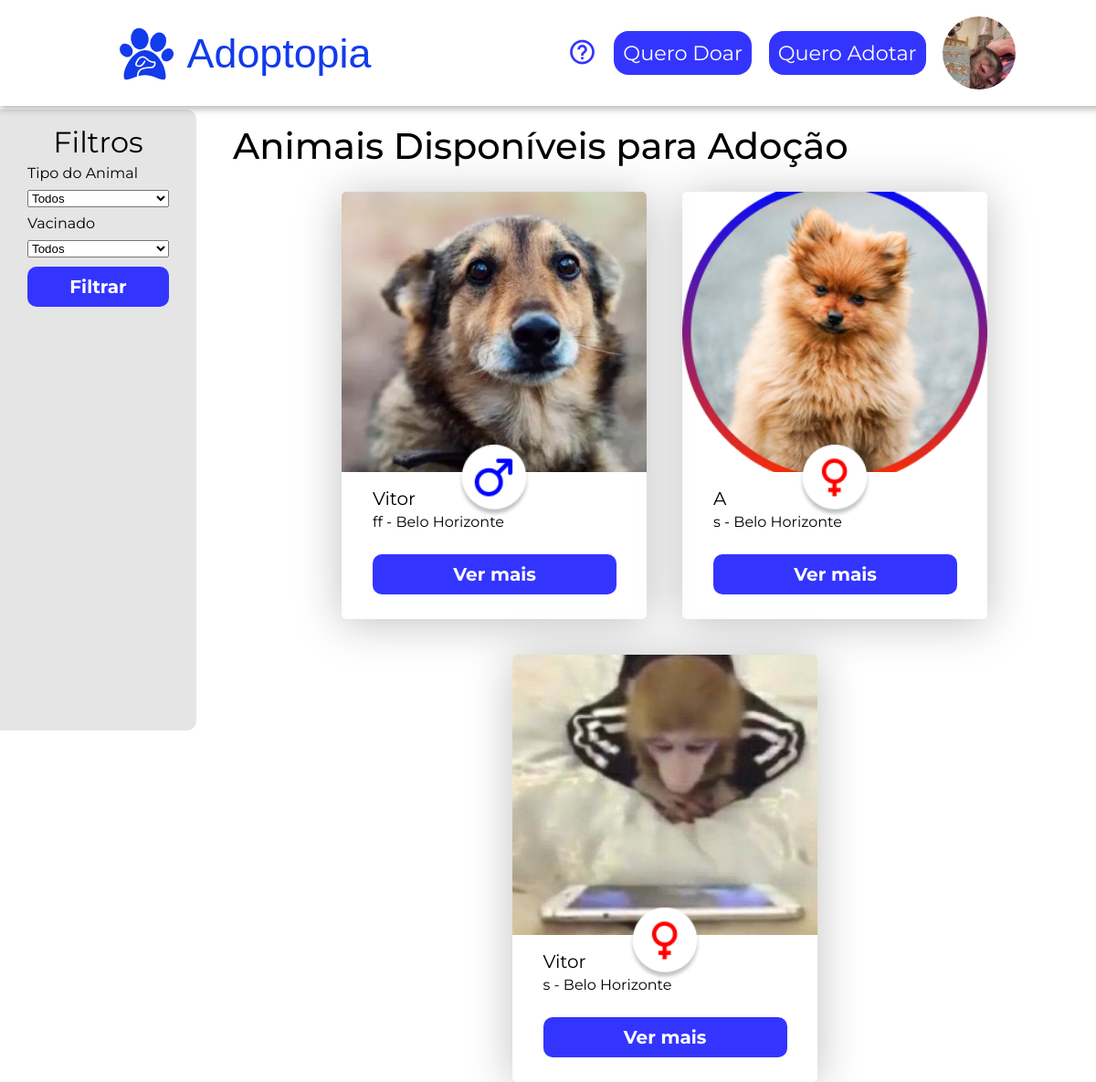
Page /quero-adotar.php (signed in) on the committed database.
### tables this page shows
CREATE TABLE `animais` (
  `id` int(11) NOT NULL,
  `id_usuario` int(11) NOT NULL,
  `nome_pet` varchar(100) NOT NULL,
  `idade` int(11) NOT NULL,
  `tipo_animal` varchar(255) NOT NULL,
  `raca` varchar(50) NOT NULL,
  `cor` varchar(20) NOT NULL,
  `porte` varchar(20) NOT NULL,
  `sexo` char(1) NOT NULL,
  `vacinado` char(1) NOT NULL,
  `castrado` char(1) NOT NULL,
  `patologia` varchar(200) NOT NULL,
  `bairro` text NOT NULL,
  `descricao` text NOT NULL,
  `data_cadastro` timestamp NOT NULL DEFAULT current_timestamp(),
  `imagem_pet` varchar(255) NOT NULL
);

CREATE TABLE `usuarios` (
  `id` int(11) NOT NULL,
  `nome` varchar(255) NOT NULL,
  `email` varchar(255) NOT NULL,
  `senha` varchar(255) NOT NULL,
  `estado` varchar(255) DEFAULT NULL,
  `cidade` varchar(255) DEFAULT NULL,
  `telefone` varchar(20) DEFAULT NULL,
  `data_nascimento` date DEFAULT NULL,
  `imagem` varchar(100) NOT NULL DEFAULT 'default.png'
);

### post-animal.php (the view, shortened to what this page needs)
<div class="post-animal flex-column">
    <img src="<?php echo $animal['imagem_pet'] ?>" alt="<?php echo $animal['nome_pet'] ?>" class="post-animal-img">
    <p class="post-animal-nome">
        <?php echo $animal['nome_pet'] ?>
    </p>
    <p class="post-animal-descricao">
        <?php echo $animal['bairro'] . " - " . $animal['cidade'] ?>
    </p>
    <img src="
                            <?php
                            if ($animal['sexo'] == 'M') {
                                echo "imgs/macho.png";
                            } else {
                                echo "imgs/femea.png";
                            }
                            ?>" alt="" class="post-animal-sexo">
    <button id="button-vermais" class="post-animal-button">Ver mais</button>
</div>

### quero-adotar.php (shortened to what this page needs)
<?php
include("conexao.php");
?>
<!DOCTYPE html>
<html lang="pt-BR">
<head>
    <?php include 'head.php' ?>
</head>
<body>
    <?php include 'header.php' ?>
    <main class="principal-quero-doar flex-row">
        <aside class="barra-lateral-filtros">
            <h1 class="titulo-filtros j-content flex-column align-itens">Filtros</h1>
            <form method="get" class="form-filtro flex-column">
                <label>Tipo do Animal</label>
                <select name="tipo-animal">
                    <option value="">Todos</option>
                </select>
                <label>Vacinado</label>
                <select name="vacinado">
                    <option value="">Todos</option>
                </select>
                <button class="filtrar-button" type="submit">Filtrar</button>
            </form>
        </aside>
        <div class="principal-conteudo-quedo-doar flex-column">
            <h2 class="titulos-paginas">Animais Disponíveis para Adoção</h2>
            <section class="animais-disponiveis flex-row j-content">
                <?php
                $sql = "SELECT * from
                animais as a
                left join usuarios as u on (a.id_usuario = u.id)";
                $stmt = $mysqli->prepare($sql);
                if ($stmt) {
                    $stmt->execute();
                    $result = $stmt->get_result();
                    if ($result->num_rows > 0) {
                        while ($animal = $result->fetch_assoc()) {
                            include("post-animal.php");
                        }
                    } else {
                        echo '<p>Nenhum animal disponível para adoção no momento.</p>';
                    }
                } else {
                    echo '<p>Ocorreu um erro ao buscar os animais disponíveis.</p>';
                }
                ?>
            </section>
        </div>
    </main>
</body>
</html>

### css/styles.css (style rules this page uses)
:root { --color-defaultB: #000; --color-lightB: #eee; --color-defaultW: #fff; --color-principal: #0003ff; --color-principal2: #3335ff; --color-principal3: #4162EF; --color-red: #e74c3c; --color-dark-red: #c0392b; --box-shadow: 0 5px 10px rgba(0, 0, 0, .1); --font-default: 'Montserrat', sans-serif; }
body { display: flex; flex-direction: column; min-height: 100vh; width: 100%; font-family: var(--font-default); }
.flex-column { display: flex; flex-direction: column; }
.flex-row { display: flex; flex-direction: row; }
.align-itens { align-items: center; }
.j-content { justify-content: center; }
.titulos-paginas { font-size: 2.5em; margin-bottom: 30px; font-weight: 500; }
.principal-quero-doar { gap: 40px; }
.principal-conteudo-quedo-doar { margin-top: 20px; }
.barra-lateral-filtros { padding: 20px; border-radius: 0px 10px 10px 0px; height: 80vh; width: 200px; background-color: rgba(0, 0, 0, 0.1); }
.titulo-filtros { font-size: 2em; }
.form-filtro { margin: 10px; gap: 10px; }
.filtrar-button { height: 44px; border: none; background-color: var(--color-principal2); color: var(--color-defaultW); font-size: 1.25em; font-weight: bold; border-radius: 10px; width: 100%; font-family: var(--font-default); }
.animais-disponiveis { gap: 39px; flex-wrap: wrap; }
.post-animal { position: relative; width: 334px; height: 468px; border-radius: 5px; box-shadow: 0px 4px 50px rgba(0, 0, 0, 0.25); }
.post-animal-nome { margin: 19px 0px 0px 34px; font-size: 1.25em; }
.post-animal-descricao { margin: 8px 0px 0px 34px; }
.post-animal-sexo { position: absolute; top: 277px; left: 127px; width: 80px; }
.post-animal-button { height: 44px; border: none; background-color: var(--color-principal2); color: var(--color-defaultW); font-size: 1.25em; font-weight: bold; border-radius: 10px; width: 80%; margin: 27px 0px 0px 34px; font-family: var(--font-default); cursor: pointer; transition: all 0.2s ease-out; }
.post-animal-img { border-radius: 5px 5px 0px 0px; height: 307px; object-fit: cover; }
main { margin-top: 120px; }

### rows in the picture
animais: imagem_pet (picture), nome_pet "Vitor", bairro "ff", id_usuario.cidade "Belo Horizonte"
animais: imagem_pet (picture), nome_pet "A", bairro "s", id_usuario.cidade "Belo Horizonte"
animais: imagem_pet (picture), nome_pet "Vitor", bairro "s", id_usuario.cidade "Belo Horizonte"
